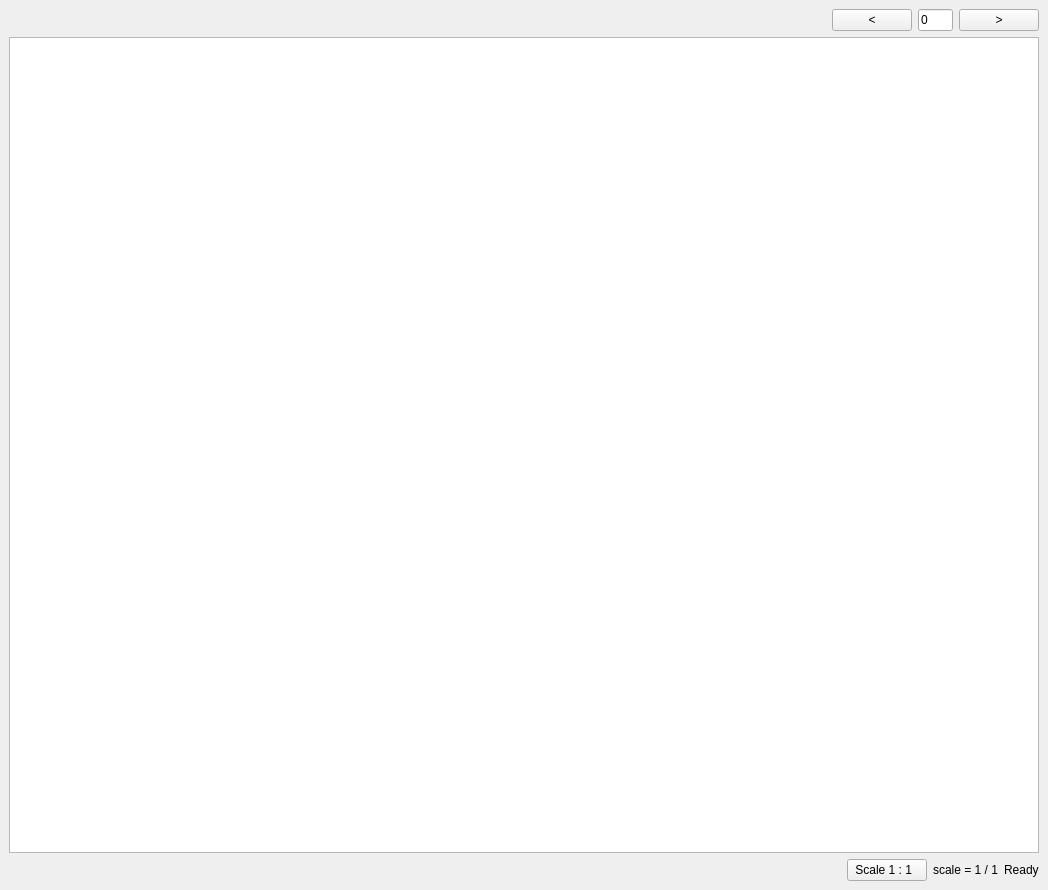
<?xml version="1.0" encoding="UTF-8"?>
<ui version="4.0">
 <class>MainWindow</class>
 <widget class="QMainWindow" name="MainWindow">
  <property name="geometry">
   <rect>
    <x>0</x>
    <y>0</y>
    <width>1048</width>
    <height>890</height>
   </rect>
  </property>
  <property name="windowTitle">
   <string>MainWindow</string>
  </property>
  <widget class="QWidget" name="centralwidget">
   <layout class="QGridLayout" name="gridLayout_3">
    <item row="1" column="0" colspan="4">
     <widget class="QGraphicsView" name="imageView"/>
    </item>
    <item row="2" column="2">
     <widget class="QLabel" name="InvScaleLabel">
      <property name="text">
       <string>scale = 1 / 1</string>
      </property>
     </widget>
    </item>
    <item row="2" column="1">
     <widget class="QPushButton" name="ScaleOneOneButton">
      <property name="text">
       <string>Scale 1 : 1  </string>
      </property>
     </widget>
    </item>
    <item row="2" column="3">
     <widget class="QLabel" name="OutuputStatLabel">
      <property name="text">
       <string>Ready</string>
      </property>
     </widget>
    </item>
    <item row="2" column="0">
     <spacer name="horizontalSpacer_2">
      <property name="orientation">
       <enum>Qt::Horizontal</enum>
      </property>
      <property name="sizeHint" stdset="0">
       <size>
        <width>40</width>
        <height>20</height>
       </size>
      </property>
     </spacer>
    </item>
    <item row="0" column="0" colspan="4">
     <layout class="QHBoxLayout" name="horizontalLayout">
      <item>
       <spacer name="horizontalSpacer">
        <property name="orientation">
         <enum>Qt::Horizontal</enum>
        </property>
        <property name="sizeHint" stdset="0">
         <size>
          <width>40</width>
          <height>20</height>
         </size>
        </property>
       </spacer>
      </item>
      <item>
       <widget class="QPushButton" name="PrevImgButton">
        <property name="text">
         <string> &lt; </string>
        </property>
       </widget>
      </item>
      <item>
       <widget class="QLineEdit" name="ImgNumEdit">
        <property name="sizePolicy">
         <sizepolicy hsizetype="Fixed" vsizetype="Fixed">
          <horstretch>0</horstretch>
          <verstretch>0</verstretch>
         </sizepolicy>
        </property>
        <property name="maximumSize">
         <size>
          <width>35</width>
          <height>16777215</height>
         </size>
        </property>
        <property name="text">
         <string>0</string>
        </property>
       </widget>
      </item>
      <item>
       <widget class="QPushButton" name="NextImgButton">
        <property name="text">
         <string> &gt; </string>
        </property>
       </widget>
      </item>
     </layout>
    </item>
   </layout>
  </widget>
 </widget>
 <resources/>
 <connections/>
</ui>
